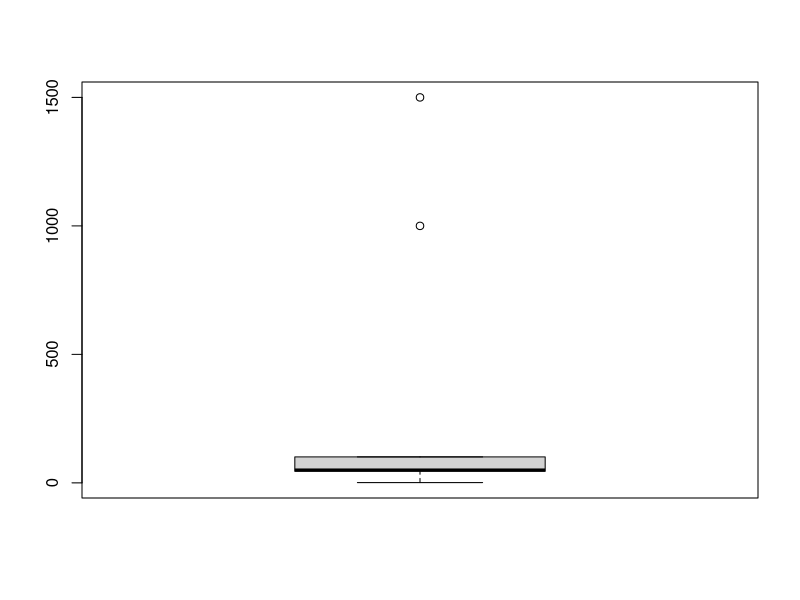

Write the R code that produced this figure.
edad <- c(23,34,17,18,NA)
distrito <- c("San Borja", 'Lince', "Lince", NA, "Breña")
peso <- c(NA, 56, 78.5, 89.4, 59.9)
df <- data.frame(edad, distrito, peso)
df

getwd() # ver el directorio de trabajo actual

#calcula la media de la edad
media_edad <- mean(df$edad, na.rm = TRUE) #na.rm = True para ignorar los NA
media_edad

#hallar cantidad NA en el dataframe
cantidad_na <- sum(is.na(df))
cantidad_na

#Numero de observaciones completas (por fila) :
observaciones_completas <- sum(complete.cases(df)) # return int
observaciones_completas

#Visualizar las filas con datos completos
datos_completos <- df[complete.cases(df), ]
datos_completos

#visualizar las filas con datos incompletos
datos_incompletos <- df[!complete.cases(df), ]
datos_incompletos

#porcentaje de perdida al quitar las filas incompletas
porcentaje_perdida <- (1 - (observaciones_completas / nrow(df))) * 100
porcentaje_perdida

#menor tamaño efectivo de la muestra
tamaño_efectivo <- min(colSums(!is.na(df)))
variable_tamaño_efectivo <- names(which.min(colSums(!is.na(df))))
variable_tamaño_efectivo
tamaño_efectivo

df
df[,1] #todas las filas de la primera columna
df[1,] #todas las columnas de la primera fila


#Valores atipicos (outliers)
peso1 <- c(1,40,45,48,50,56,101,1000,1500)
boxplot(peso1) # visualizar outliers

